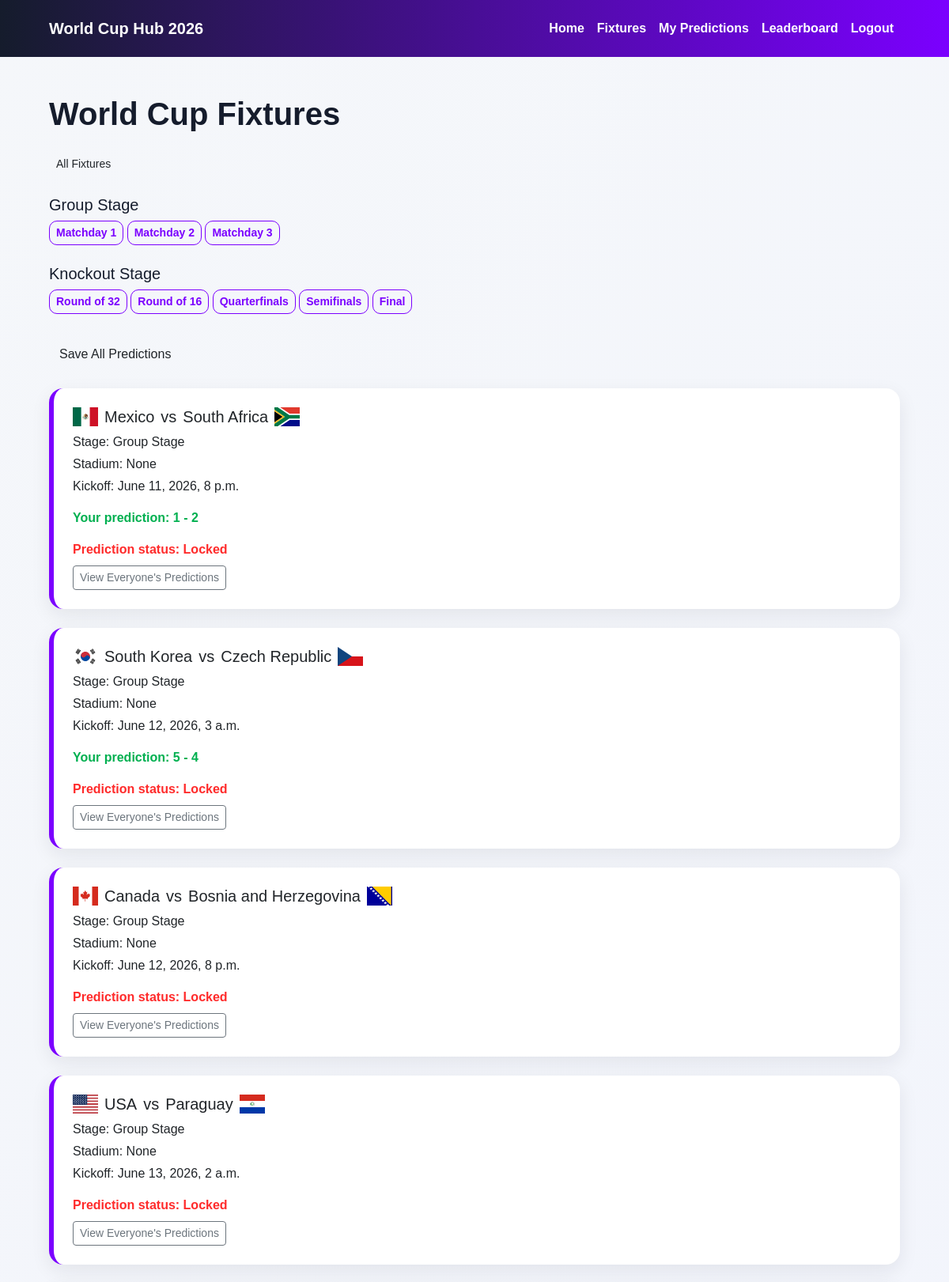
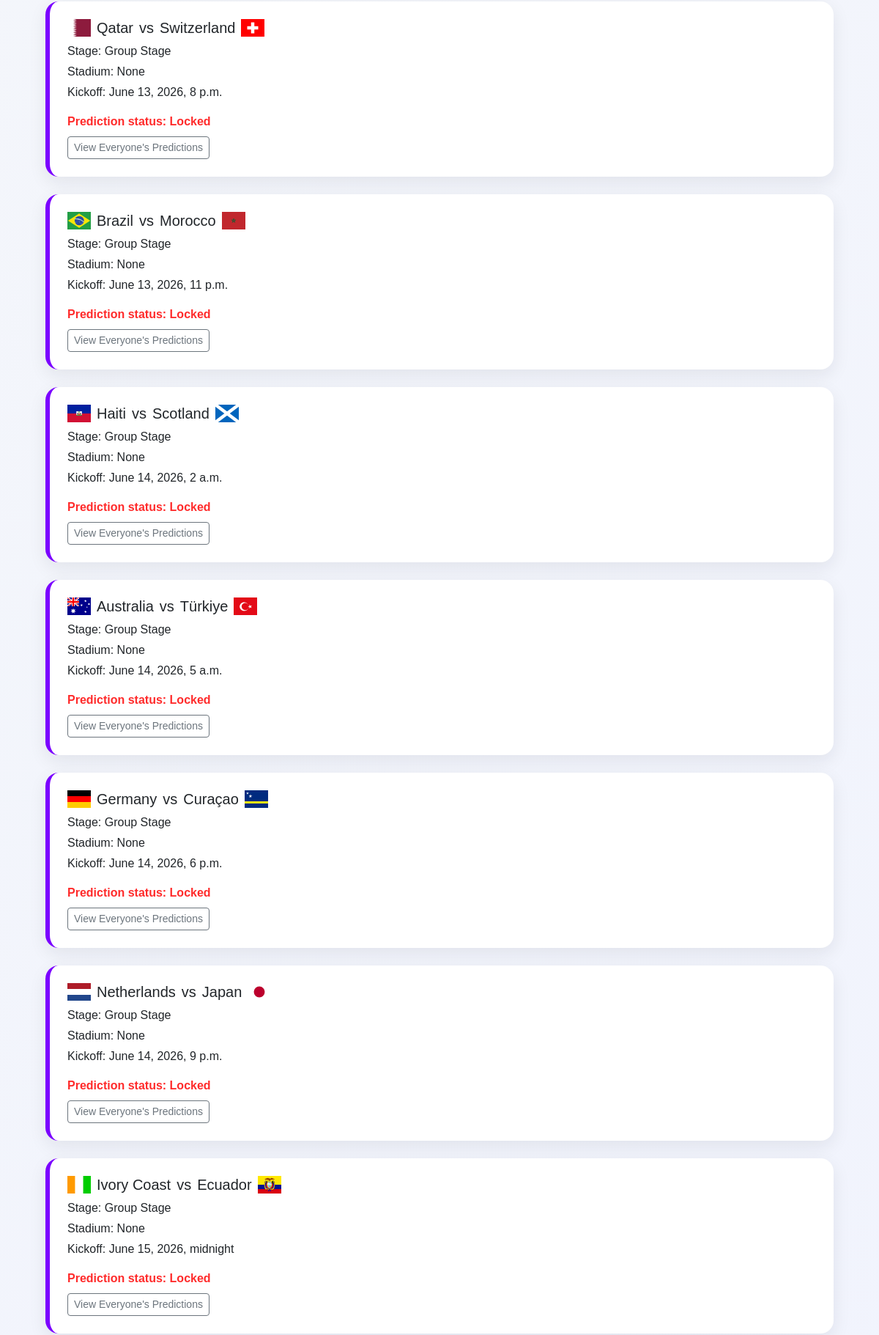
The page /fixtures/ (signed in, upper part) on the database its author committed (2 pictures, top to bottom).
### predictor/models.py (models this page shows, shortened)
class Fixture(models.Model):
    STAGE_CHOICES = [
        ('Group Stage', 'Group Stage'),
        ('Round of 32', 'Round of 32'),
        ('Round of 16', 'Round of 16'),
        ('Quarterfinals', 'Quarterfinals'),
        ('Semifinals', 'Semifinals'),
        ('Final', 'Final'),
    ]
    home_team = models.ForeignKey(
        Team,
        on_delete=models.CASCADE,
        related_name='home_fixtures'
    )
    away_team = models.ForeignKey(
        Team,
        on_delete=models.CASCADE,
        related_name='away_fixtures'
    )
    stadium = models.ForeignKey(
        Stadium,
        on_delete=models.SET_NULL,
        related_name='fixtures',
        null=True,
        blank=True
    )
    stage = models.CharField(max_length=20, choices=STAGE_CHOICES)
    matchday = models.PositiveIntegerField(
    blank=True,
    null=True
)
    kickoff_time = models.DateTimeField()
    home_team_score = models.PositiveIntegerField(blank=True, null=True)
    away_team_score = models.PositiveIntegerField(blank=True, null=True)
    class Meta:
        ordering = ['kickoff_time']
    def predictions_locked(self):
        lock_time = self.kickoff_time + timedelta(minutes=1)
        return timezone.now() >= lock_time

class Team(models.Model):
    GROUP_CHOICES = [
        ('A', 'Group A'),
        ('B', 'Group B'),
        ('C', 'Group C'),
        ('D', 'Group D'),
        ('E', 'Group E'),
        ('F', 'Group F'),
        ('G', 'Group G'),
        ('H', 'Group H'),
        ('I', 'Group I'),
        ('J', 'Group J'),
        ('K', 'Group K'),
        ('L', 'Group L'),
    ]
    name = models.CharField(max_length=100)
    group = models.CharField(max_length=1, choices=GROUP_CHOICES)
    manager = models.CharField(max_length=100, blank=True, null=True)
    captain = models.CharField(max_length=100, blank=True, null=True)
    best_world_cup_finish = models.CharField(max_length=100, blank=True, null=True)
    best_world_cup_year = models.CharField(max_length=100, blank=True, null=True)
    def __str__(self):
        return self.name

class Prediction(models.Model):
    user = models.ForeignKey(
        User,
        on_delete=models.CASCADE,
        related_name='predictions'
    )
    fixture = models.ForeignKey(
        Fixture,
        on_delete=models.CASCADE,
        related_name='predictions'
    )
    predicted_home_score = models.PositiveIntegerField()
    predicted_away_score = models.PositiveIntegerField()
    points_awarded = models.IntegerField(default=0)
    created_at = models.DateTimeField(auto_now_add=True)
    class Meta:
        unique_together = ('user', 'fixture')
        ordering = ['fixture__kickoff_time']

### predictor/views.py (the view)
# urls.py: path("fixtures/", views.fixture_list, name="fixtures"),
@login_required
def fixture_list(request, stage=None, matchday=None):
    stages = Fixture.STAGE_CHOICES
    if matchday:
        fixtures = Fixture.objects.filter(
            stage="Group Stage",
            matchday=matchday
        )
        selected_stage = "Group Stage"
        selected_matchday = matchday
    elif stage:
        fixtures = Fixture.objects.filter(stage=stage)
        selected_stage = stage
        selected_matchday = None
    else:
        fixtures = Fixture.objects.all()
        selected_stage = "all"
        selected_matchday = None
    predictions = Prediction.objects.filter(user=request.user)
    prediction_map = {}
    for prediction in predictions:
        prediction_map[prediction.fixture.id] = prediction
    for fixture in fixtures:
        fixture.user_prediction = prediction_map.get(fixture.id)
    context = {
        "fixtures": fixtures,
        "stages": stages,
        "selected_stage": selected_stage,
        "selected_matchday": selected_matchday,
    }
    return render(request, "predictor/fixture_list.html", context)

### predictor/templates/predictor/fixture_list.html (shortened to what this page needs)
{% extends "base.html" %}
{% load static %}
{% block content %}
<section class="container py-5">
    <h1 class="mb-4">World Cup Fixtures</h1>
    <div class="mb-4">
        <a href="{% url 'fixtures' %}"
           class="btn btn-sm mb-2 {% if selected_stage == 'all' %}wc-btn-primary{% else %}btn-outline-primary{% endif %}">
            All Fixtures
        </a>
        <h2 class="h5 mt-3">Group Stage</h2>
        <a href="{% url 'fixtures_by_matchday' 1 %}"
           class="btn btn-sm mb-2 {% if selected_matchday == 1 %}wc-btn-primary{% else %}btn-outline-primary{% endif %}">
            Matchday 1
        </a>
        <a href="{% url 'fixtures_by_matchday' 2 %}"
           class="btn btn-sm mb-2 {% if selected_matchday == 2 %}wc-btn-primary{% else %}btn-outline-primary{% endif %}">
            Matchday 2
        </a>
        <a href="{% url 'fixtures_by_matchday' 3 %}"
           class="btn btn-sm mb-2 {% if selected_matchday == 3 %}wc-btn-primary{% else %}btn-outline-primary{% endif %}">
            Matchday 3
        </a>
        <h2 class="h5 mt-3">Knockout Stage</h2>
        {% for stage_value, stage_label in stages %}
            {% if stage_value != "Group Stage" %}
                <a href="{% url 'fixtures_by_stage' stage_value %}"
                   class="btn btn-sm mb-2 {% if selected_stage == stage_value %}wc-btn-primary{% else %}btn-outline-primary{% endif %}">
                    {{ stage_label }}
                </a>
            {% endif %}
        {% endfor %}
    </div>
    <form method="POST" action="{% url 'save_all_predictions' %}">
        <button type="submit" class="btn wc-btn-success mb-4">
            Save All Predictions
        </button>
        <div class="row">
            {% for fixture in fixtures %}
                <div class="col-12 mb-4" id="fixture-{{ fixture.id }}">
                    <div class="card shadow-sm">
                        <div class="card-body">
                            <h2 class="h5 d-flex align-items-center flex-wrap gap-2">
                                <img
                                    src="{% static 'images/flags/' %}{{ fixture.home_team.name|slugify }}.svg"
                                    alt="{{ fixture.home_team.name }} flag"
                                    width="32"
                                >
                                <span>{{ fixture.home_team }}</span>
                                <span>vs</span>
                                <span>{{ fixture.away_team }}</span>
                                <img
                                    src="{% static 'images/flags/' %}{{ fixture.away_team.name|slugify }}.svg"
                                    alt="{{ fixture.away_team.name }} flag"
                                    width="32"
                                >
                            </h2>
                            <p class="mb-1">
                                Stage: {{ fixture.get_stage_display }}
                            </p>
                            <p class="mb-1">
                                Stadium: {{ fixture.stadium }}
                            </p>
                            <p class="mb-0">
                                Kickoff: {{ fixture.kickoff_time }}
                            </p>
                            {% if fixture.user_prediction %}
                                <p class="mt-3 mb-0 text-success">
                                    Your prediction:
                                    {{ fixture.user_prediction.predicted_home_score }}
                                    -
                                    {{ fixture.user_prediction.predicted_away_score }}
                                </p>
                            {% endif %}
                            {% if fixture.predictions_locked %}
                                <p class="text-danger mt-3 mb-0">
                                    Prediction status: Locked
                                </p>
                                <a href="{% url 'fixture_predictions' fixture.id %}"
                                   class="btn btn-outline-secondary btn-sm mt-2">
                                    View Everyone's Predictions
                                </a>
                            {% endif %}
                        </div>
                    </div>
                </div>
            {% empty %}
                <p>No fixtures available.</p>
            {% endfor %}
        </div>
    </form>
</section>
{% endblock %}

### templates/base.html (shortened to what this page needs)
{% load static %}
<!doctype html>
<html lang="en">
  <head>
    <link href="https://cdn.jsdelivr.net/npm/bootstrap@5.3.3/dist/css/bootstrap.min.css" rel="stylesheet" />
    <link rel="stylesheet" href="{% static 'css/style.css' %}" />
  </head>
  <body>
    <nav class="navbar navbar-expand-lg wc-navbar">
      <div class="container">
        <a class="navbar-brand fw-bold" href="{% url 'home' %}">World Cup Hub 2026</a>
        <div class="collapse navbar-collapse" id="mainNavbar">
          <ul class="navbar-nav ms-auto mb-2 mb-lg-0">
            <li class="nav-item">
              <a class="nav-link" href="{% url 'home' %}">Home</a>
            </li>
            <li class="nav-item">
              <a class="nav-link" href="{% url 'fixtures' %}">Fixtures</a>
            </li>
            <li class="nav-item">
              <a class="nav-link" href="{% url 'my_predictions' %}"> My Predictions </a>
            </li>
            <li class="nav-item">
              <a class="nav-link" href="{% url 'leaderboard' %}"> Leaderboard </a>
            </li>
{% if user.is_authenticated %}
<li class="nav-item">
    <a class="nav-link" href="{% url 'account_logout' %}">
        Logout
    </a>
</li>
{% endif %}
          </ul>
        </div>
      </div>
    </nav>
<main>
  {% block content %}
  {% endblock %}
</main>
  </body>
</html>

### static/css/style.css (style rules this page uses)
:root { --wc-purple: #7b00ff; --wc-blue: #0066ff; --wc-red: #ff2b2b; --wc-green: #00b050; --wc-gold: #d4af37; --wc-dark: #151c2c; --wc-light: #f5f7fa; --wc-white: #ffffff; }
body { background: linear-gradient(135deg, #f5f7fa 0%, #eef1ff 100%); color: var(--wc-dark); font-family: Arial, sans-serif; }
main { min-height: 100vh; }
.container { max-width: 1100px; }
h1, h2, h3, h4, h5 { font-weight: 800; color: var(--wc-dark); }
.navbar { background: linear-gradient(90deg, var(--wc-dark), var(--wc-purple)) !important; padding: 1rem 0; }
.navbar-brand { color: var(--wc-white) !important; font-weight: 800; }
.nav-link { color: var(--wc-white) !important; font-weight: 600; }
.card { border: none; border-radius: 18px; box-shadow: 0 8px 24px rgba(21, 28, 44, 0.08) !important; }
.card-body { padding: 1.5rem; }
.btn-outline-primary { border-color: var(--wc-purple); color: var(--wc-purple); border-radius: 10px; font-weight: 600; }
.fixture-card, .card.shadow-sm { border-left: 6px solid var(--wc-purple); }
.text-success { color: var(--wc-green) !important; font-weight: 700; }
.text-danger { color: var(--wc-red) !important; font-weight: 700; }

### rows shown on the page
Fixture: shows a picture, home_team "Mexico", away_team "South Africa", stage "Group Stage", stadium "None", kickoff_time "June 11, 2026, 8 p.m.", user_prediction.predicted_home_score "1", user_prediction.predicted_away_score "2", shows "Prediction status: Locked"
Fixture: shows a picture, home_team "South Korea", away_team "Czech Republic", stage "Group Stage", stadium "None", kickoff_time "June 12, 2026, 3 a.m.", user_prediction.predicted_home_score "5", user_prediction.predicted_away_score "4", shows "Prediction status: Locked"
Fixture: shows a picture, home_team "Canada", away_team "Bosnia and Herzegovina", stage "Group Stage", stadium "None", kickoff_time "June 12, 2026, 8 p.m.", shows "Prediction status: Locked"
Fixture: shows a picture, home_team "USA", away_team "Paraguay", stage "Group Stage", stadium "None", kickoff_time "June 13, 2026, 2 a.m.", shows "Prediction status: Locked"
Fixture: shows a picture, home_team "Qatar", away_team "Switzerland", stage "Group Stage", stadium "None", kickoff_time "June 13, 2026, 8 p.m.", shows "Prediction status: Locked"
Fixture: shows a picture, home_team "Brazil", away_team "Morocco", stage "Group Stage", stadium "None", kickoff_time "June 13, 2026, 11 p.m.", shows "Prediction status: Locked"
Fixture: shows a picture, home_team "Haiti", away_team "Scotland", stage "Group Stage", stadium "None", kickoff_time "June 14, 2026, 2 a.m.", shows "Prediction status: Locked"
Fixture: shows a picture, home_team "Australia", away_team "Türkiye", stage "Group Stage", stadium "None", kickoff_time "June 14, 2026, 5 a.m.", shows "Prediction status: Locked"
Fixture: shows a picture, home_team "Germany", away_team "Curaçao", stage "Group Stage", stadium "None", kickoff_time "June 14, 2026, 6 p.m.", shows "Prediction status: Locked"
Fixture: shows a picture, home_team "Netherlands", away_team "Japan", stage "Group Stage", stadium "None", kickoff_time "June 14, 2026, 9 p.m.", shows "Prediction status: Locked"
Fixture: shows a picture, home_team "Ivory Coast", away_team "Ecuador", stage "Group Stage", stadium "None", kickoff_time "June 15, 2026, midnight", shows "Prediction status: Locked"

### other values the page prints
{{ stage_label }} "Round of 32" "Round of 16" "Quarterfinals" "Semifinals" "Final"
